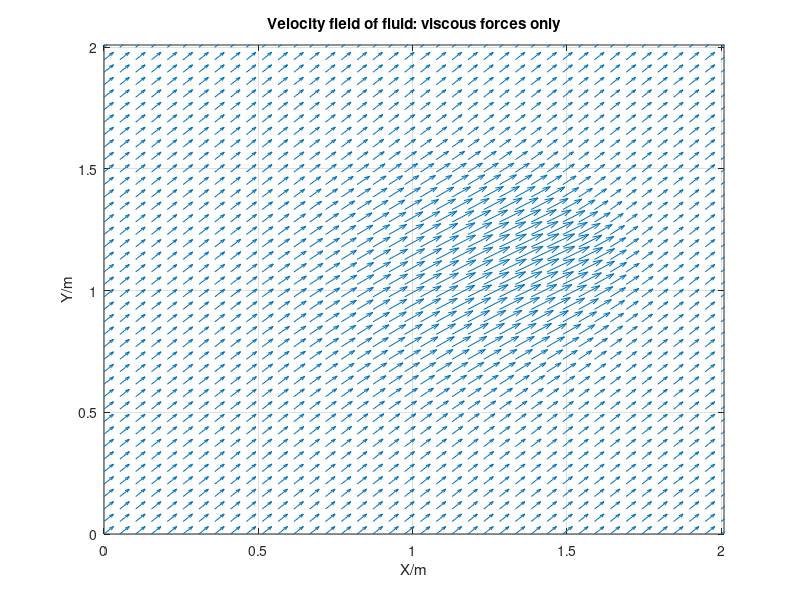

Write MATLAB code to recreate this figure.
%2D Burgers equation
%This combines nonlinear convection and diffusion in 2D

clear;

%Initialising variables
nx = 40; xmax = 2; dx = xmax./(nx-1);
ny = 40; ymax = 2; dy = ymax./(nx-1);
sigma = 0.05; mu = 0.05;
nt = 100; dt = sigma * dx * dy / mu;

x = linspace(0, xmax, nx);
y = linspace(0, ymax, ny);
[X,Y] = meshgrid(x,y);
t = linspace(0, dt*nt, nt);

%Initial conditions
u = ones(ny, nx, nt);
v = ones(ny, nx, nt);

u(0.5/dy : 1/dy, 0.5/dx : 1/dx, 1) = 6;
v(0.5/dy : 1/dy, 0.5/dx : 1/dx, 1) = 3;

%Solving PDE via iterative method
for n=1:nt
    for j=2:ny-1
        for i=2:nx-1
            u(j,i,n+1) = u(j,i,n) - dt/dx*u(j,i,n)*(u(j,i,n)-u(j,i-1,n)) - dt/dy*v(j,i,n)*(u(j,i,n)-u(j-1,i,n)) + mu*(dt/dx^2)*(u(j,i+1,n)-2*u(j,i,n)+u(j,i-1,n)) + mu*(dt/dy^2)*(u(j+1,i,n)-2*u(j,i,n)+u(j-1,i,n));
            v(j,i,n+1) = v(j,i,n) - dt/dx*u(j,i,n)*(v(j,i,n)-v(j,i-1,n)) - dt/dy*v(j,i,n)*(v(j,i,n)-v(j-1,i,n)) + mu*(dt/dx^2)*(v(j,i+1,n)-2*v(j,i,n)+v(j,i-1,n)) + mu*(dt/dy^2)*(v(j+1,i,n)-2*v(j,i,n)+v(j-1,i,n));

            u(1, :) = 1;
            u(ny, :) = 1;
            u(:, 1) = 1;
            u(:, nx) = 1;

            v(1, :) = 1;
            v(ny, :) = 1;
            v(:, 1) = 1;
            v(:, nx) = 1;
        end
    end
end

figure();
a = quiver(x, y, u(:, :, 1), v(:, :, 1)); grid on; axis tight manual;
set(a, 'AutoScaleFactor', 1.5);
xlabel('X/m'); ylabel('Y/m');
title('Velocity field of fluid: viscous forces only');
for n=2:nt
    set(a, 'udata', u(:,:,n), 'vdata', v(:,:,n));
    pause(0.1);
end

%{
%Display the results
figure();
ax = axes;
hold(ax, 'on');
a = surface(ax, u(:, : , 1)); grid on; axis tight manual;
view(45, 45);
for n=2:nt
    delete(a);
    a = surface(ax, u(:, :, n));
    view(45, 45);
    pause(0.1);
end
%}